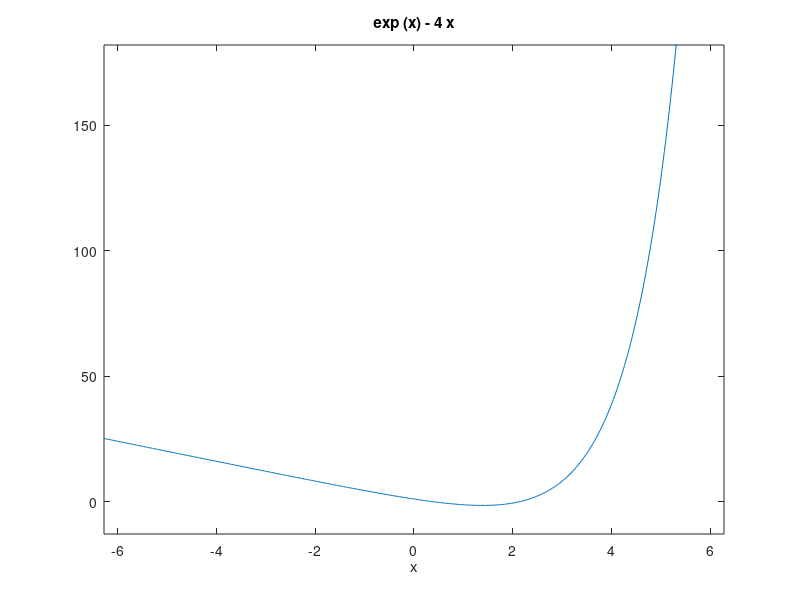

Write MATLAB code to recreate this figure. (Note: this script raises an error after producing the figure.)
% Ex1
clear;clc;close all;

f = @(x) exp(x) - 4*x;
ezplot(f); % pour visualiser les 0
yline(0,'k--'); % Ligne du y=0

sol1 = bissection(-1, 1, 1e-10, f)
sol2 = bissection(1, 3, 1e-10, f)
% vérif
f_sol1 = f(sol1)
f_sol2 = f(sol2)

% Plot the two points
hold on;
plot([sol1 sol2], [f_sol1 f_sol2], 'o');